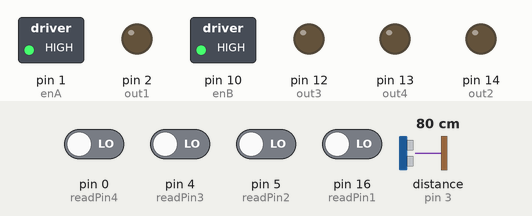
Bench run of a sketch on a simulated Arduino Uno, built with avr-gcc and run on an emulated ATmega328P. Shown: switched loads named in the sketch (green lamp = pin HIGH), output pins drawn as LEDs (lit = HIGH). Wiring (inferred from the names in the program): ultrasonic range finder: trigger pin 15; echo pin 3. Inputs (shaded band) come from the test bench; at power-on: pin 0 (readPin4), pin 4 (readPin3), pin 5 (readPin2), pin 16 (readPin1) LOW, distance to the obstacle (sensor on pin 3) 80 cm. The echo pulse lasts 58.3 µs per cm; pins used as bus, display or sensor lines are not drawn.

Above: at 1.2 s.
1.3 s: pin 0 (readPin4) driven HIGH
At 2.3 s:
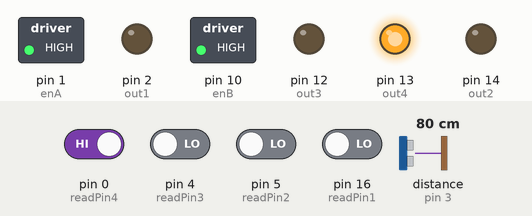
2.8 s: pin 4 (readPin3) driven HIGH
At 3.4 s:
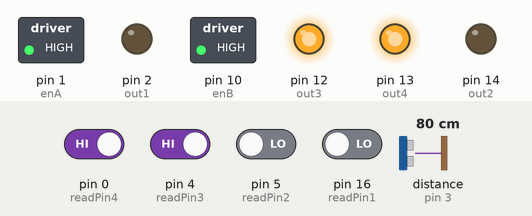
4.3 s: pin 5 (readPin2) driven HIGH
At 5.5 s:
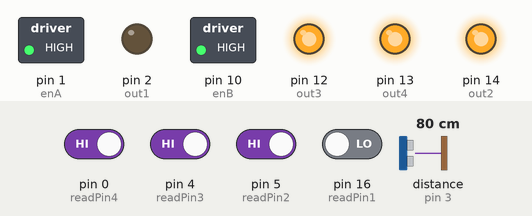
5.8 s: pin 16 (readPin1) driven HIGH
At 6.8 s:
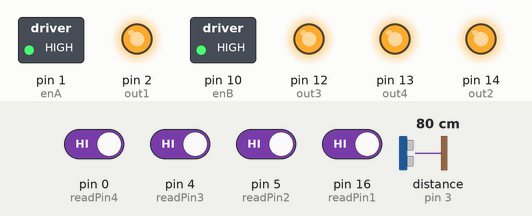
7.3 s: pin 0 (readPin4) driven LOW
At 7.9 s:
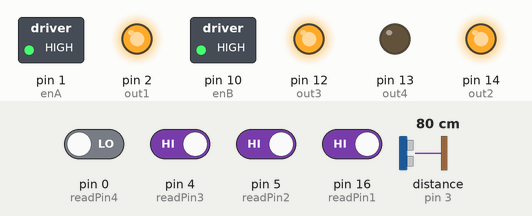
8.8 s: pin 4 (readPin3) driven LOW
At 9.2 s:
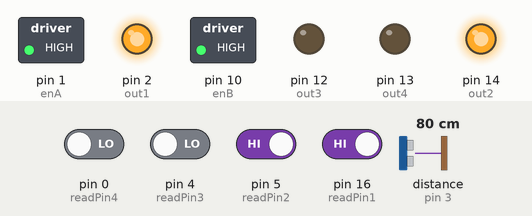
Timing chart, 0 to 11.3 s (numbered marks = the images above; inputs shaded):
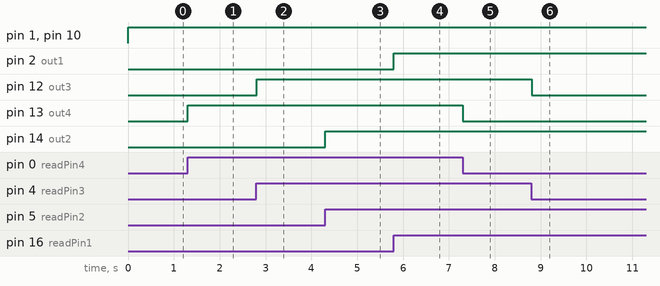

The sketch:

rx.ino
```cpp
int readPin1=16;    //D11 for HT12D IC
int readPin2=5;     //D10 for HT12D IC
int readPin3=4;     //D9 for HT12D IC
int readPin4=0;     //D8 for HT12D IC

//Pins towards motor driver
int enA=1;
int enB=10;
int out1=2;         //To in1 of L298D
int out2=14;        //To in2 of L298D
int out3=12;        //To in3 of L298D
int out4=13;        //To in4 of L298D

// Ultarsonic Pins
int trigPin=15;
int echoPin=3;

void setup() {
  pinMode(readPin1,INPUT);
  pinMode(readPin2,INPUT);
  pinMode(readPin3,INPUT);
  pinMode(readPin4,INPUT);
  pinMode(enA,OUTPUT);
  pinMode(enB,OUTPUT);
  pinMode(out1,OUTPUT);
  pinMode(out2,OUTPUT);
  pinMode(out3,OUTPUT);
  pinMode(out4,OUTPUT);
  pinMode(trigPin,OUTPUT);
  pinMode(echoPin,INPUT);
}

void loop() {
  int duration,distance;

  analogWrite(enA,255);
  analogWrite(enB,255);

  digitalWrite(trigPin,HIGH);
  delay(1);
  digitalWrite(trigPin,LOW);
  duration = pulseIn(echoPin,HIGH);
  distance = (duration/2)/29.1;                                  //in cm

  if(distance<=15 && distance>=0){                              //if distance less than 15cm stop the car.
        digitalWrite(out1,LOW);
        digitalWrite(out2,LOW);
        digitalWrite(out3,LOW);
        digitalWrite(out4,LOW);
    }
  else{                                                         //otherwise work normally
        digitalWrite(out1,digitalRead(readPin1));
        digitalWrite(out2,digitalRead(readPin2));
        digitalWrite(out3,digitalRead(readPin3));
        digitalWrite(out4,digitalRead(readPin4));
    }

}
```

Measured:
- after the input at 1.3 s, pin 13 (out4): LOW → HIGH at once
- after the input at 2.8 s, pin 12 (out3): LOW → HIGH at once
- after the input at 4.3 s, pin 14 (out2): LOW → HIGH at once
- after the input at 5.8 s, pin 2 (out1): LOW → HIGH at once
- after the input at 7.3 s, pin 13 (out4): HIGH → LOW at once
- after the input at 8.8 s, pin 12 (out3): HIGH → LOW at once
